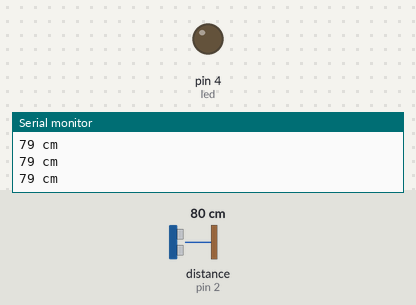
A sketch run on a simulated Arduino Uno, built with avr-gcc and run on an emulated ATmega328P. Parts: output pins drawn as LEDs (lit = HIGH), the last lines printed to the serial monitor. Wiring (inferred from the names in the program): ultrasonic range finder: trigger pin 3; echo pin 2. The test bench sets the inputs (shaded band); at power-on: distance to the obstacle (sensor on pin 2) 80 cm. The echo pulse lasts 58.3 µs per cm; pins used as bus, display or sensor lines are not drawn.

Above: at 1.3 s.
1.4 s: distance to the obstacle (sensor on pin 2) set to 22 cm
2.9 s: distance to the obstacle (sensor on pin 2) set to 18 cm
At 4.2 s:
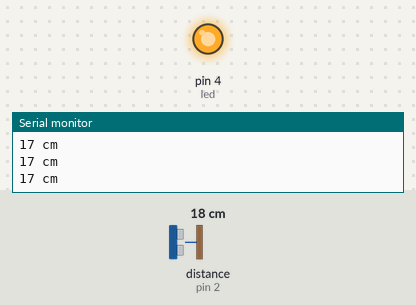
4.5 s: distance to the obstacle (sensor on pin 2) set to 35 cm
At 5.7 s:
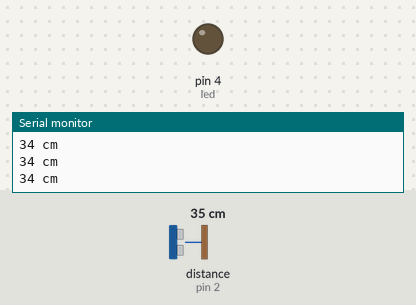
6.0 s: distance to the obstacle (sensor on pin 2) set to 2 cm
At 7.0 s:
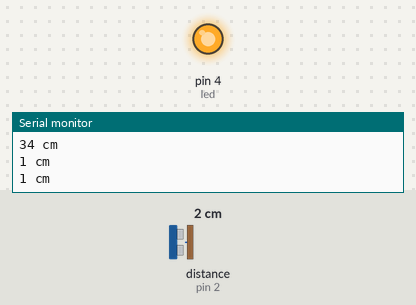
Timing chart, 0 to 8.5 s (numbered marks = the images above; inputs shaded):
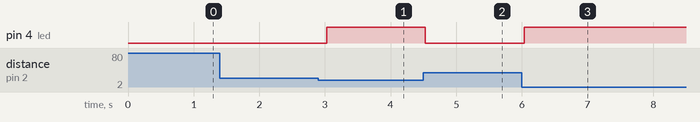

The sketch:

UltrasonicDistanceSensor.ino
```cpp
#define echoPin 2
#define trigPin 3
#define led 4
void setup() {
  // put your setup code here, to run once:
Serial.begin (9600);
  pinMode(trigPin, OUTPUT);
  pinMode(echoPin, INPUT);
  pinMode(led, OUTPUT);

}

void loop() {
  // put your main code here, to run repeatedly:
long duration, distance;
  digitalWrite(trigPin, LOW);
  delayMicroseconds(2);
  digitalWrite(trigPin, HIGH);
  delayMicroseconds(10);
  digitalWrite(trigPin, LOW);
  duration = pulseIn(echoPin, HIGH);
  distance = (duration/2) / 29.1;
  if (distance < 20) {  // This is where the LED On/Off happens
    digitalWrite(led,HIGH);
    }
  else {
    digitalWrite(led,LOW);
  }
  if (distance >= 200 || distance <= 0){
    Serial.println("Out of range");
  }
  else {
    Serial.print(distance);
    Serial.println(" cm");
  }
  delay(500);

}
```

Measured:
- the behaviour switches between 21 and 20 cm on distance to the obstacle (sensor on pin 2) (found by bisection; images 0 and 1)
- after the input at 2.9 s, pin 4 (led): LOW → HIGH after 0.12 s
- after the input at 4.5 s, pin 4 (led): HIGH → LOW at once
- after the input at 6.0 s, pin 4 (led): LOW → HIGH at once
